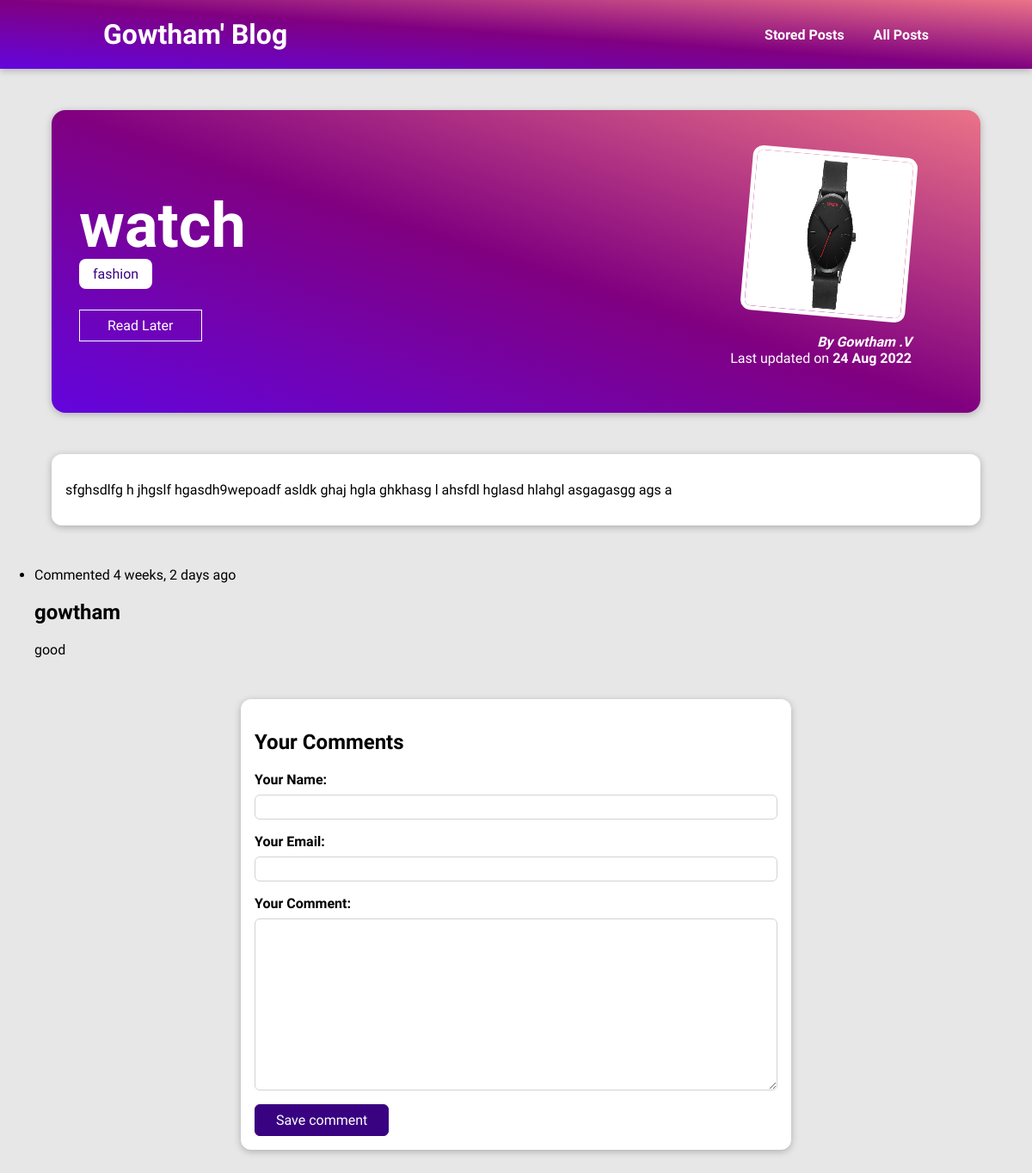
/posts/watch, run on the app's committed database.
### base/models.py (models this page shows, shortened)
class Post(models.Model):
    title = models.CharField(max_length=200)
    excerpt = models.CharField(max_length=200)
    image = models.ImageField(upload_to='posts', null = True, blank = True)
    date = models.DateTimeField(auto_now= True)
    slug = models.SlugField(unique = True, db_index = True)
    content = models.TextField(validators = [MinLengthValidator(10)])
    author = models.ForeignKey(Author, on_delete = models.SET_NULL, null=True, related_name='posts')
    tags = models.ManyToManyField(Tag)

class Tag(models.Model):
    caption = models.CharField(max_length=20)

class Author(models.Model):
    first_name = models.CharField(max_length=100)
    last_name = models.CharField(max_length=100)
    email_address = models.EmailField()
    def full_name(self):
        return f"{self.first_name} {self.last_name}"
    def __str__(self):
        return self.full_name()

class comment(models.Model):
    user_name = models.CharField(max_length=120)
    email = models.EmailField()
    text = models.TextField(max_length=300)
    post = models.ForeignKey(Post, on_delete = models.CASCADE, related_name='comments')
    date = models.DateTimeField(auto_now_add=True)

### base/views.py (the view, shortened to what this page needs)
# urls.py: path("posts/<slug:slug>", views.SinglePostView.as_view(), name = 'post_details'),
class SinglePostView(View):
    def is_stored_post(self, request, post_id):
        stored_posts = request.session.get("stored_posts")
        if stored_posts is not None:
          is_saved_for_later = post_id in stored_posts
        else:
          is_saved_for_later = False
        return is_saved_for_later
    def get(self, request, slug):
        post = Post.objects.get(slug=slug)
        context = {
            "post": post,
            "post_tags": post.tags.all(),
            "comment_form": CommentForm(),
            "comments": post.comments.all().order_by("-id"),
            "saved_for_later": self.is_stored_post(request, post.id)
        }
        return render(request, "base/post-detail.html", context)

### base/forms.py
class CommentForm(forms.ModelForm):
    class Meta:
        model = comment
        fields = ['user_name', 'email', 'text']
        labels = {
            "user_name": 'Your Name',
            "email": 'Your Email',
            "text": 'Your Comment',
        }

### base/templates/base/post-detail.html (shortened to what this page needs)
{% extends 'base.html' %}
{% load static %}
{% block cssfiles %}
<link rel="stylesheet" href="{% static 'base/post-detail.css' %}">
{% endblock %}
{% block content %}
<section id="summary">
    <h2>{{post.title}}</h2>
    <div>
        {% for tag in post_tags %}
            <span class="tag">{{tag.caption}}</span>
        {% endfor %}
    </div>
    <div id="read-later">
        <form action="{% url 'read-later' %}" method="POST">
          <button>
            {% if saved_for_later %}
              Remove from "Read Later" List
            {% else %}
              Read Later
            {% endif %}
          </button>
        </form>
      </div>
    <article>
        <img src="{{ post.image.url }}" alt="{{post.title}}">
        <address>By <a href="mailto:{{post.author.email_address}}">{{post.author}}</a></address>
        <div>Last updated on <time>{{ post.date|date:'d M Y' }}</time></div>
    </article>
</section>
<main>
    {{ post.content|linebreaks|safe }}
</main>
<section id="comments">
  <ul>
    {% for comment in comments %}
      <li>
        <p>Commented {{comment.date|timesince}} ago</p>
        <h2>{{ comment.user_name }}</h2>
        <p>{{ comment.text|linebreaks }}</p>
      </li>
    {% endfor %}
  </ul>
</section>
<div id="comment-form">
    <h2>Your Comments</h2>
    <form action="/posts/{{post.slug}}" method="POST">
        {% for form_field in comment_form %}
        <div id="form-control">
            {{form_field.label_tag}}
            {{form_field}}
        </div>
        {% endfor %}
        <button class="button" type="submit">Save comment</button>
    </form>
</div>
{% endblock %}

### static/app.css (style rules this page uses)
* { box-sizing: border-box; }
html { font-family: 'Mouse Memoirs', sans-serif; }
body { margin: 0; }
h1,h2,h3 { font-family: 'Mouse Memoirs', sans-serif; }

### base/static/base/post-detail.css (style rules this page uses)
body { background-color: #e7e7e7; }
#summary { margin: 8rem auto 3rem auto; padding: 2rem; width: 90%; max-width: 90rem; border-radius: 16px; background: linear-gradient(to right top, #6305dd, #800080, #eb7387); position: relative; box-shadow: 0 2px 8px rgba(0,0,0,0.25); height: 22rem; }
#summary h2 { color: white; font-size: 4.5rem; margin-bottom: 0.25rem; }
#summary article { position: absolute; top: 2rem; right: 3rem; padding: 1rem 2rem; border-radius: 12px; text-align: right; color: white; }
#summary article img { width: 12rem; height: 12rem; border-radius: 12px; transform: rotateZ(5deg); border: 5px solid white; margin-bottom: 1rem; }
#summary address { font-weight: bold; }
#summary a { color: white; text-decoration: none; }
#summary time { font-weight: bold; }
main { width: 90%; max-width: 90rem; margin: 3rem auto; background-color: white; padding: 1rem; border-radius: 12px; box-shadow: 0 2px 8px rgba(0,0,0,0.25); }
.tag { background-color: white; color: #390281; padding: 0.5rem 1rem; border-radius: 8px; }
#form-control { margin-bottom: 1rem; }
#form-control label { font-weight: bold; margin-bottom: 0.5rem; display: block; }
#form-control input, #form-control textarea { display: block; width: 100%; font: inherit; padding: 0.25rem; border-radius: 6px; border: 1px solid lightgray; }
#read-later { margin: 2rem 0; }
#read-later button { background-color: transparent; border: 1px solid white; padding: 0.5rem 2rem; font: inherit; cursor: pointer; color: white; }
#comment-form { margin: 3rem auto; width: 90%; max-width: 40rem; border-radius: 12px; background-color: white; box-shadow: 0 2px 8px rgba(0, 0, 0, 0.25); padding: 1rem; }
.button { font: inherit; background-color: #390281; color: white; border: 1px solid #390281; padding: 0.5rem 1.5rem; border-radius: 6px; cursor: pointer; }

### data on the page
Post: title "watch", image (picture), author "Gowtham .V", date "24 Aug 2022", content "sfghsdlfg h jhgslf hgasdh9wepoadf asldk ghaj hgla ghkhasg l ahsfdl hglasd hlahgl asgagasgg ags a"
Tag: caption "fashion"
comment: date "4 weeks, 2 days", user_name "gowtham", text "good"
